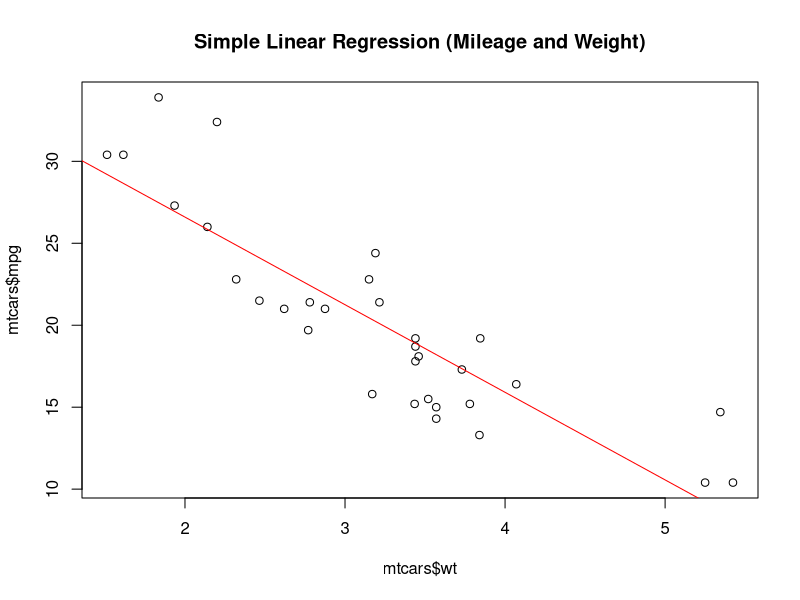

Write the R code that produced this figure.
cat("\014") 
packages="datasets" 
print("Training Data:\n") 
head(mtcars) 
model <- lm(mpg ~ wt, data=mtcars) 
plot(mtcars$wt,mtcars$mpg,main = "Simple Linear Regression (Mileage and Weight)") 
abline(model,col = "red") 
summary(model) 
print("Testing Data:") 
pred_mpg=predict(model, newdata=data.frame(wt=6))
cat("Mileage per Gallons (Predicted):", pred_mpg) 
coeff=model$coefficients 
cat('y-Intercept (b0) :',coeff[1]) 
cat('Coefficients (b1) :',coeff[2])
model <- lm(mpg ~ wt + hp, data=mtcars)
summary(model)
coef(lm(mpg ~ wt + hp, data=mtcars))
coef(lm(mpg ~ wt, data=mtcars))
coef(lm(mpg ~ hp, data=mtcars))
x<-predict(model, newdata = data.frame(wt=2.5, hp=275))
x
